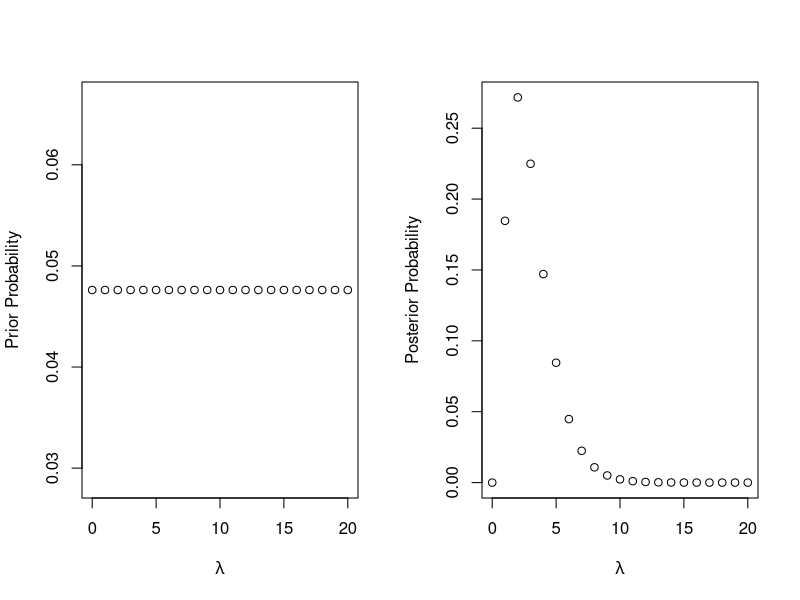

Recreate this plot in R.
## ---- chunk 1
#------------------------------
# ST590-A3
# Author: Yan (Dora) Zhang
# Date: Feb 4, 2016
#------------------------------

rm(list=ls())
#------------------------------#------------------------------
#  (1) Spell checker. 
#------------------------------#------------------------------
library(stringdist)

# Dictionary words. 
dic <- c("cat", "hat", "fat", "cap", "cup", "hot")


func_checker <- function(typed, alpha, theta){
  #1. Calculate P(A_j) as defined in the solution. 
  PA <- c(rep(1,5),alpha)/(5+alpha)
  
  #2. Calculate P(B|A_j). 
  # Define a 6-length vector to store the number of wrong letters for each intended word in the dictionary. 
  X <- rep(NA,6)
  # Define a 6-length vector to store P(B|A_j) for j=1,2,3,4,5,6.
  PB <- rep(NA,6)
  
  for(j in 1:6){
    # Get the number of wrong letters for each intended word in the dictionary, i.e., X_j.
    X[j] <- stringdist(typed,dic[j])
    
    # Calculate P(B|A_j).
    PB[j] <- theta^X[j]*(1-theta)^(3-X[j])
  }
  
  #3. Calculate P(A_i|B) based on the Bayes theorem. 
  numerator <- PB*PA
  denominator <- sum(numerator)
  
  return(numerator/denominator)
}

options(digits=3)
#(i) alpha = 2, theta = 0.1
func_checker("hat", alpha=2, theta=0.1)
# func_checker("cip", alpha=2, theta=0.1)
# func_checker("abs", alpha=2, theta=0.1)

#(ii) alpha = 50, theta = 0.1
func_checker("hat", alpha=50, theta=0.1)
# func_checker("cip", alpha=50, theta=0.1)
# func_checker("abs", alpha=50, theta=0.1)

#(iii) alpha = 2, theta=0.95
func_checker("hat", alpha=2, theta=0.95)
# func_checker("cip", alpha=2, theta=0.95)
# func_checker("abs", alpha=2, theta=0.95)

#------------------------------#------------------------------
#  (2) Poisson and discrete uniform distribution. 
#------------------------------#------------------------------

# 1. Prior distributions: 
lambda <- seq(0,20,1)
prior <- rep(1/length(lambda), length(lambda))
prior.mean <- sum(prior*lambda)
prior.std <- sqrt(sum((lambda - prior.mean)^2*prior))
par(mfrow=c(1,2))
plot(lambda, prior, xlab=expression(lambda), ylab="Prior Probability")

# Find an interval so that $\lambda$ in this interval with prior probability 0.9. 
func_interval <- function(lambda, prob, alpha=0.1){
  # goal: find the confidence interval for a discrete distribution. I'm trying to make the interval as symmetric as possible. 
  # Note: the interval is not unique, and you can just start from the first discrete point. 
  # lambda: the discrete points of the random variable. 
  # prob: the probability at each discrete point.
  # alpha: the level of the confidence interval, say 0.1 in this question. 
  
  
  
  # Sort the lambda and prob from the smallest to the largest. 
  lambda <- sort(lambda)
  prob <- prob[order(lambda)]
  
  # Sort the lambda and prob from the largest to the smallest. 
  lambda1 <- sort(lambda,decreasing=T)
  prob1 <- prob[order(lambda,decreasing=T)]
  
  # Get the cumulative sum probability for each discrete point. 
  cums <- cumsum(prob)
  cums1 <- cumsum(prob1)
  
  # Find the point position to which the cumsum probability will be alpha/2, say 0.05 in this question. 
  inx <- which(cums>alpha/2)[1]
  inx1 <- which(cums1>alpha/2)[1]
  
  # Find the lower and upper index. 
  low.inx <- inx; up.inx <- length(lambda)-inx1;
  tem <- sum(prob[low.inx: up.inx])
  if(tem>=1-alpha)  return(c(low.inx, up.inx))
  else return(c(low.inx, up.inx+1))
}

func_interval(lambda, prior, alpha=0.1) # To test it: sum(prior[2:20])


# 2. Likelihood. 
Y <- 2
like <- dpois(Y, lambda)  # exp(-lambda)*lambda^Y/factorial(Y)


# 3. Posterior distribution: 
post <- prior*like/sum(prior*like)   # exp(-lambda)*lambda^2/sum(exp(-lambda)*lambda^2)
post.mean <- sum(post*lambda)        # sum(exp(-lambda)*lambda^2*lambda)/sum(exp(-lambda)*lambda^2)
post.std <- sqrt(sum((lambda-post.mean)^2*post)) 
func_interval(lambda, post, alpha=0.1) # To test it: sum(post[2:6])

plot(lambda, post, xlab=expression(lambda), ylab="Posterior Probability")
